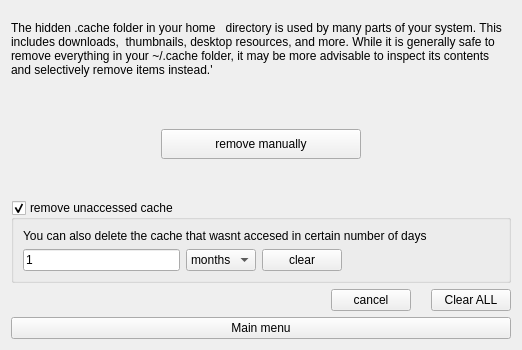
<?xml version="1.0" encoding="UTF-8"?>
<ui version="4.0">
 <class>Form</class>
 <widget class="QWidget" name="Form">
  <property name="geometry">
   <rect>
    <x>0</x>
    <y>0</y>
    <width>522</width>
    <height>350</height>
   </rect>
  </property>
  <property name="windowTitle">
   <string>Form</string>
  </property>
  <layout class="QGridLayout" name="gridLayout">
   <item row="0" column="0">
    <layout class="QVBoxLayout" name="verticalLayout">
     <property name="spacing">
      <number>6</number>
     </property>
     <item>
      <layout class="QHBoxLayout" name="horizontalLayout_3">
       <property name="bottomMargin">
        <number>5</number>
       </property>
       <item>
        <widget class="QLabel" name="label">
         <property name="minimumSize">
          <size>
           <width>500</width>
           <height>75</height>
          </size>
         </property>
         <property name="maximumSize">
          <size>
           <width>1213</width>
           <height>16777215</height>
          </size>
         </property>
         <property name="text">
          <string>The hidden .cache folder in your home   directory is used by many parts of your system. This includes downloads,  thumbnails, desktop resources, and more. While it is generally safe to remove everything in your ~/.cache folder, it may be more advisable to inspect its contents and selectively remove items instead.'</string>
         </property>
         <property name="wordWrap">
          <bool>true</bool>
         </property>
        </widget>
       </item>
      </layout>
     </item>
     <item>
      <widget class="QLabel" name="label_size">
       <property name="text">
        <string/>
       </property>
      </widget>
     </item>
     <item>
      <layout class="QHBoxLayout" name="horizontalLayout">
       <property name="bottomMargin">
        <number>35</number>
       </property>
       <item>
        <widget class="QPushButton" name="btn_remove_manually">
         <property name="minimumSize">
          <size>
           <width>0</width>
           <height>30</height>
          </size>
         </property>
         <property name="styleSheet">
          <string notr="true">margin-left:150px;margin-right:150px;</string>
         </property>
         <property name="text">
          <string>remove manually</string>
         </property>
         <property name="flat">
          <bool>false</bool>
         </property>
        </widget>
       </item>
      </layout>
     </item>
     <item>
      <widget class="QGroupBox" name="groupBox">
       <property name="autoFillBackground">
        <bool>false</bool>
       </property>
       <property name="styleSheet">
        <string notr="true"/>
       </property>
       <property name="title">
        <string>remove unaccessed cache</string>
       </property>
       <property name="flat">
        <bool>true</bool>
       </property>
       <property name="checkable">
        <bool>true</bool>
       </property>
       <layout class="QGridLayout" name="gridLayout_2">
        <item row="0" column="0">
         <widget class="QLabel" name="label_2">
          <property name="text">
           <string>You can also delete the cache that wasnt accesed in certain number of days</string>
          </property>
         </widget>
        </item>
        <item row="1" column="0">
         <layout class="QHBoxLayout" name="horizontalLayout_2">
          <property name="bottomMargin">
           <number>0</number>
          </property>
          <item>
           <widget class="QLineEdit" name="lineEdit">
            <property name="text">
             <string>1</string>
            </property>
           </widget>
          </item>
          <item>
           <widget class="QComboBox" name="comboBox">
            <item>
             <property name="text">
              <string>months</string>
             </property>
            </item>
            <item>
             <property name="text">
              <string>days</string>
             </property>
            </item>
            <item>
             <property name="text">
              <string>hours</string>
             </property>
            </item>
           </widget>
          </item>
          <item>
           <widget class="QPushButton" name="btn_clear">
            <property name="text">
             <string>clear</string>
            </property>
           </widget>
          </item>
          <item>
           <spacer name="horizontalSpacer_2">
            <property name="orientation">
             <enum>Qt::Horizontal</enum>
            </property>
            <property name="sizeHint" stdset="0">
             <size>
              <width>40</width>
              <height>20</height>
             </size>
            </property>
           </spacer>
          </item>
         </layout>
        </item>
       </layout>
      </widget>
     </item>
     <item>
      <layout class="QHBoxLayout" name="horizontalLayout_4">
       <property name="spacing">
        <number>20</number>
       </property>
       <item>
        <spacer name="horizontalSpacer">
         <property name="orientation">
          <enum>Qt::Horizontal</enum>
         </property>
         <property name="sizeHint" stdset="0">
          <size>
           <width>40</width>
           <height>20</height>
          </size>
         </property>
        </spacer>
       </item>
       <item>
        <widget class="QPushButton" name="btn_cancel">
         <property name="text">
          <string>cancel</string>
         </property>
        </widget>
       </item>
       <item>
        <widget class="QPushButton" name="btn_clear_all">
         <property name="text">
          <string>Clear ALL</string>
         </property>
        </widget>
       </item>
      </layout>
     </item>
    </layout>
   </item>
   <item row="1" column="0">
    <widget class="QPushButton" name="btn_mainmenu">
     <property name="text">
      <string>Main menu</string>
     </property>
    </widget>
   </item>
  </layout>
 </widget>
 <resources/>
 <connections/>
</ui>
